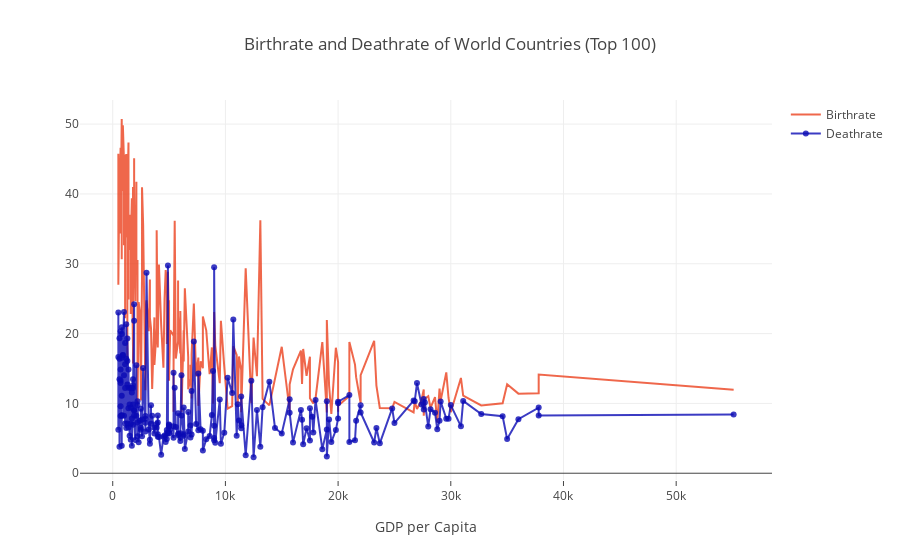

Here is the notebook cell this chart was saved with:
### Code cell
# 7. Plotly a)  Scatter Plot
df1=df.sort_values(["GDP ($ per capita)"],ascending=False)

# Creating trace1
trace1 = go.Scatter(
                    x = df1["GDP ($ per capita)"],
                    y = df1.Birthrate,
                    mode = "lines",
                    name = "Birthrate",
                    marker = dict(color = 'rgba(235,66,30, 0.8)'),
                    text= df1.Country)
# Creating trace2
trace2 = go.Scatter(
                    x = df1["GDP ($ per capita)"],
                    y = df1.Deathrate,
                    mode = "lines+markers",
                    name = "Deathrate",
                    marker = dict(color = 'rgba(10,10,180, 0.8)'),
                    text= df1.Country)
z = [trace1, trace2]
layout = dict(title = 'Birthrate and Deathrate of World Countries (Top 100)',
              xaxis= dict(title= 'GDP per Capita',ticklen= 5,zeroline= False)
             )
fig = dict(data = z, layout = layout)
iplot(fig)

### Figure 1 — Plotly figure (JSON) as saved in the notebook; plotly's stock layout.template omitted (floating-point values rounded to 4 significant figures; data arrays with more than 128 entries replaced by an {"elided": "..."} marker saying what was removed)
{"data": [{"marker": {"color": "rgba(235,66,30, 0.8)"}, "mode": "lines", "name": "Birthrate", "text": {"elided": "227 str values"}, "type": "scatter", "uid": "1e7bf3ef-35d4-43ad-a252-8d7553af41c9", "x": {"elided": "227 int values"}, "y": {"elided": "227 float values"}}, {"marker": {"color": "rgba(10,10,180, 0.8)"}, "mode": "lines+markers", "name": "Deathrate", "text": {"elided": "227 str values"}, "type": "scatter", "uid": "3ed4fdcc-45fa-417c-bcc7-b02b3e7b2394", "x": {"elided": "227 int values"}, "y": {"elided": "227 float values"}}], "layout": {"title": {"text": "Birthrate and Deathrate of World Countries (Top 100)"}, "xaxis": {"ticklen": 5, "title": {"text": "GDP per Capita"}, "zeroline": false}}}
